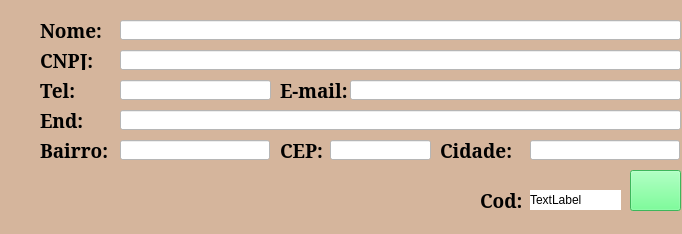
<?xml version="1.0" encoding="UTF-8"?>
<ui version="4.0">
 <class>MainWindow</class>
 <widget class="QMainWindow" name="MainWindow">
  <property name="geometry">
   <rect>
    <x>0</x>
    <y>0</y>
    <width>682</width>
    <height>234</height>
   </rect>
  </property>
  <property name="maximumSize">
   <size>
    <width>692</width>
    <height>249</height>
   </size>
  </property>
  <property name="font">
   <font>
    <family>Constantia</family>
    <pointsize>10</pointsize>
    <weight>75</weight>
    <bold>true</bold>
   </font>
  </property>
  <property name="windowTitle">
   <string>EDITAR CLIENTE</string>
  </property>
  <property name="windowIcon">
   <iconset>
    <normaloff>imagens/logo.ico</normaloff>imagens/logo.ico</iconset>
  </property>
  <property name="styleSheet">
   <string notr="true">background-color: rgb(213, 181, 156);</string>
  </property>
  <property name="iconSize">
   <size>
    <width>64</width>
    <height>64</height>
   </size>
  </property>
  <property name="tabShape">
   <enum>QTabWidget::Triangular</enum>
  </property>
  <widget class="QWidget" name="centralwidget">
   <widget class="QLabel" name="label">
    <property name="geometry">
     <rect>
      <x>40</x>
      <y>20</y>
      <width>71</width>
      <height>20</height>
     </rect>
    </property>
    <property name="font">
     <font>
      <family>Constantia</family>
      <pointsize>14</pointsize>
      <weight>75</weight>
      <bold>true</bold>
     </font>
    </property>
    <property name="text">
     <string>Nome:</string>
    </property>
   </widget>
   <widget class="QLineEdit" name="lineEdit_name">
    <property name="geometry">
     <rect>
      <x>120</x>
      <y>20</y>
      <width>561</width>
      <height>20</height>
     </rect>
    </property>
    <property name="styleSheet">
     <string notr="true">background-color: rgb(255, 255, 255);</string>
    </property>
   </widget>
   <widget class="QLineEdit" name="lineEdit_cnpj">
    <property name="geometry">
     <rect>
      <x>120</x>
      <y>50</y>
      <width>561</width>
      <height>20</height>
     </rect>
    </property>
    <property name="styleSheet">
     <string notr="true">background-color: rgb(255, 255, 255);</string>
    </property>
   </widget>
   <widget class="QLabel" name="label_2">
    <property name="geometry">
     <rect>
      <x>40</x>
      <y>50</y>
      <width>71</width>
      <height>20</height>
     </rect>
    </property>
    <property name="font">
     <font>
      <family>Constantia</family>
      <pointsize>14</pointsize>
      <weight>75</weight>
      <bold>true</bold>
     </font>
    </property>
    <property name="text">
     <string>CNPJ:</string>
    </property>
   </widget>
   <widget class="QLineEdit" name="lineEdit_end">
    <property name="geometry">
     <rect>
      <x>120</x>
      <y>110</y>
      <width>561</width>
      <height>20</height>
     </rect>
    </property>
    <property name="styleSheet">
     <string notr="true">background-color: rgb(255, 255, 255);</string>
    </property>
   </widget>
   <widget class="QLabel" name="label_3">
    <property name="geometry">
     <rect>
      <x>40</x>
      <y>110</y>
      <width>71</width>
      <height>20</height>
     </rect>
    </property>
    <property name="font">
     <font>
      <family>Constantia</family>
      <pointsize>14</pointsize>
      <weight>75</weight>
      <bold>true</bold>
     </font>
    </property>
    <property name="text">
     <string>End:</string>
    </property>
   </widget>
   <widget class="QLineEdit" name="lineEdit_bairro">
    <property name="geometry">
     <rect>
      <x>120</x>
      <y>140</y>
      <width>150</width>
      <height>20</height>
     </rect>
    </property>
    <property name="styleSheet">
     <string notr="true">background-color: rgb(255, 255, 255);</string>
    </property>
   </widget>
   <widget class="QLabel" name="label_4">
    <property name="geometry">
     <rect>
      <x>40</x>
      <y>140</y>
      <width>71</width>
      <height>20</height>
     </rect>
    </property>
    <property name="font">
     <font>
      <family>Constantia</family>
      <pointsize>14</pointsize>
      <weight>75</weight>
      <bold>true</bold>
     </font>
    </property>
    <property name="text">
     <string>Bairro:</string>
    </property>
   </widget>
   <widget class="QLabel" name="label_5">
    <property name="geometry">
     <rect>
      <x>440</x>
      <y>140</y>
      <width>71</width>
      <height>20</height>
     </rect>
    </property>
    <property name="font">
     <font>
      <family>Constantia</family>
      <pointsize>14</pointsize>
      <weight>75</weight>
      <bold>true</bold>
     </font>
    </property>
    <property name="text">
     <string>Cidade:</string>
    </property>
   </widget>
   <widget class="QLineEdit" name="lineEdit_cid">
    <property name="geometry">
     <rect>
      <x>530</x>
      <y>140</y>
      <width>150</width>
      <height>20</height>
     </rect>
    </property>
    <property name="styleSheet">
     <string notr="true">background-color: rgb(255, 255, 255);</string>
    </property>
   </widget>
   <widget class="QLabel" name="label_6">
    <property name="geometry">
     <rect>
      <x>280</x>
      <y>140</y>
      <width>71</width>
      <height>20</height>
     </rect>
    </property>
    <property name="font">
     <font>
      <family>Constantia</family>
      <pointsize>14</pointsize>
      <weight>75</weight>
      <bold>true</bold>
     </font>
    </property>
    <property name="text">
     <string>CEP:</string>
    </property>
   </widget>
   <widget class="QLineEdit" name="lineEdit_cep">
    <property name="geometry">
     <rect>
      <x>330</x>
      <y>140</y>
      <width>101</width>
      <height>20</height>
     </rect>
    </property>
    <property name="styleSheet">
     <string notr="true">background-color: rgb(255, 255, 255);</string>
    </property>
   </widget>
   <widget class="QPushButton" name="pushButton_salvar">
    <property name="geometry">
     <rect>
      <x>630</x>
      <y>170</y>
      <width>51</width>
      <height>41</height>
     </rect>
    </property>
    <property name="styleSheet">
     <string notr="true">background-color: rgb(85, 255, 127);</string>
    </property>
    <property name="text">
     <string/>
    </property>
    <property name="icon">
     <iconset>
      <normaloff>imagens/salvar.ico</normaloff>imagens/salvar.ico</iconset>
    </property>
    <property name="iconSize">
     <size>
      <width>32</width>
      <height>32</height>
     </size>
    </property>
   </widget>
   <widget class="QLabel" name="label_7">
    <property name="geometry">
     <rect>
      <x>480</x>
      <y>190</y>
      <width>41</width>
      <height>20</height>
     </rect>
    </property>
    <property name="font">
     <font>
      <family>Constantia</family>
      <pointsize>14</pointsize>
      <weight>75</weight>
      <bold>true</bold>
     </font>
    </property>
    <property name="text">
     <string>Cod:</string>
    </property>
   </widget>
   <widget class="QLineEdit" name="lineEdit_end_2">
    <property name="geometry">
     <rect>
      <x>120</x>
      <y>80</y>
      <width>151</width>
      <height>20</height>
     </rect>
    </property>
    <property name="styleSheet">
     <string notr="true">background-color: rgb(255, 255, 255);</string>
    </property>
   </widget>
   <widget class="QLabel" name="label_8">
    <property name="geometry">
     <rect>
      <x>40</x>
      <y>80</y>
      <width>71</width>
      <height>20</height>
     </rect>
    </property>
    <property name="font">
     <font>
      <family>Constantia</family>
      <pointsize>14</pointsize>
      <weight>75</weight>
      <bold>true</bold>
     </font>
    </property>
    <property name="text">
     <string>Tel:</string>
    </property>
   </widget>
   <widget class="QLabel" name="label_9">
    <property name="geometry">
     <rect>
      <x>280</x>
      <y>80</y>
      <width>71</width>
      <height>20</height>
     </rect>
    </property>
    <property name="font">
     <font>
      <family>Constantia</family>
      <pointsize>14</pointsize>
      <weight>75</weight>
      <bold>true</bold>
     </font>
    </property>
    <property name="text">
     <string>E-mail:</string>
    </property>
   </widget>
   <widget class="QLineEdit" name="lineEdit_end_3">
    <property name="geometry">
     <rect>
      <x>350</x>
      <y>80</y>
      <width>331</width>
      <height>20</height>
     </rect>
    </property>
    <property name="styleSheet">
     <string notr="true">background-color: rgb(255, 255, 255);</string>
    </property>
   </widget>
   <widget class="QLabel" name="label_10">
    <property name="geometry">
     <rect>
      <x>530</x>
      <y>190</y>
      <width>91</width>
      <height>20</height>
     </rect>
    </property>
    <property name="styleSheet">
     <string notr="true">background-color: rgb(255, 255, 255);</string>
    </property>
    <property name="text">
     <string>TextLabel</string>
    </property>
   </widget>
  </widget>
  <widget class="QMenuBar" name="menubar">
   <property name="geometry">
    <rect>
     <x>0</x>
     <y>0</y>
     <width>682</width>
     <height>21</height>
    </rect>
   </property>
  </widget>
 </widget>
 <resources/>
 <connections/>
</ui>
